Frame 1 (no input): blank canvas, image omitted
Frame 60 (the mouse pressed at the canvas centre just before this capture): blank canvas, image omitted
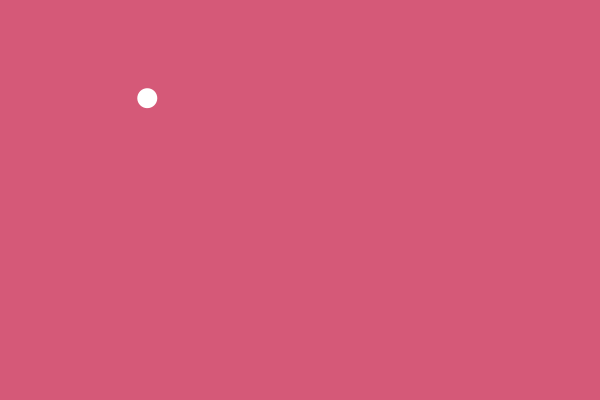
Frame 120 (the mouse held since frame 60 and released just before this capture)

The Processing sketch whose frames 1 and 60 were blank and that drew this single picture after the mouse press (run headless with seeded random() and noise(); from frame 60 on, the mouse is pressed at the canvas centre):

// Processing sketch: Circle_Follow_Smooth
// ── Circle_Follow_Smooth.pde
PVector pos, velocity;
float speed = 3;

void setup(){
  size(600, 400);
  noStroke();
  pos = new PVector();
  velocity = new PVector();
}
void draw() {
  background(213,89,120);
  ellipse(pos.x, pos.y, 20, 20);
  
  velocity.x = mouseX - pos.x;
  velocity.y = mouseY - pos.y;
  velocity.normalize();
  velocity.mult(speed);
  pos.add(velocity);
}
